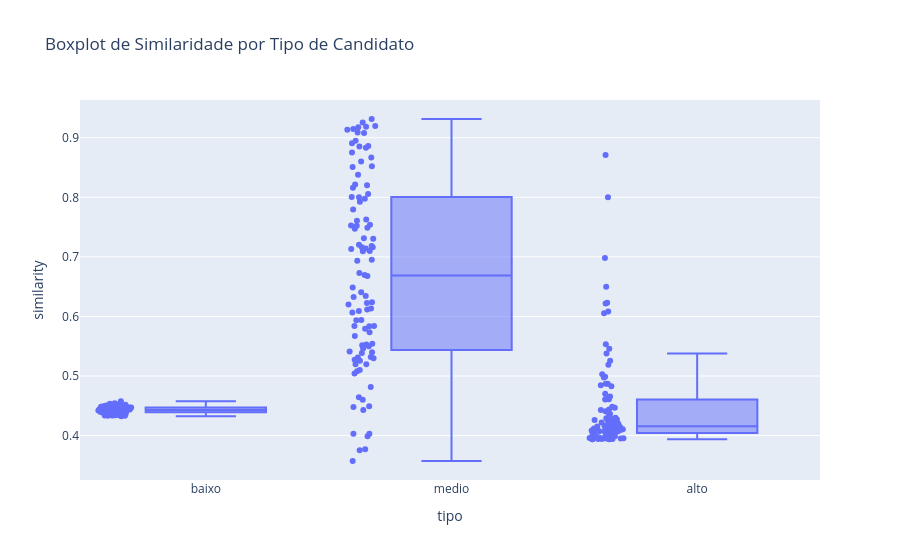

This figure's notebook cell:
### Code cell
import plotly.express as px

# Filtra primeiro pelo DiagnosedScenario_name
df_direita_alta = df[df["DiagnosedScenario_name"] == "direita_alta"]

# Cria uma nova coluna 'tipo' baseada no nome do candidato
def extrair_tipo(nome):
    if "_baixo_" in nome:
        return "baixo"
    elif "_medio_" in nome:
        return "medio"
    elif "_alto_" in nome:
        return "alto"
    else:
        return "outro"

df_direita_alta["tipo"] = df_direita_alta["CandidateScenario_name"].apply(extrair_tipo)

# Agora, faz o boxplot com plotly para cada tipo
fig = px.box(df_direita_alta, x="tipo", y="similarity", points="all", title="Boxplot de Similaridade por Tipo de Candidato")
fig.show()

### Figure 1 — Plotly figure (JSON) as saved in the notebook; plotly's stock layout.template omitted (floating-point values rounded to 4 significant figures; data arrays with more than 128 entries replaced by an {"elided": "..."} marker saying what was removed)
{"data": [{"alignmentgroup": "True", "boxpoints": "all", "hovertemplate": "tipo=%{x}<br>similarity=%{y}<extra></extra>", "legendgroup": "", "marker": {"color": "#636efa"}, "name": "", "notched": false, "offsetgroup": "", "orientation": "v", "showlegend": false, "type": "box", "x": {"elided": "300 str values"}, "x0": " ", "xaxis": "x", "y": {"elided": "300 float values"}, "y0": " ", "yaxis": "y"}], "layout": {"boxmode": "group", "legend": {"tracegroupgap": 0}, "title": {"text": "Boxplot de Similaridade por Tipo de Candidato"}, "xaxis": {"anchor": "y", "domain": [0, 1], "title": {"text": "tipo"}}, "yaxis": {"anchor": "x", "domain": [0, 1], "title": {"text": "similarity"}}}}
